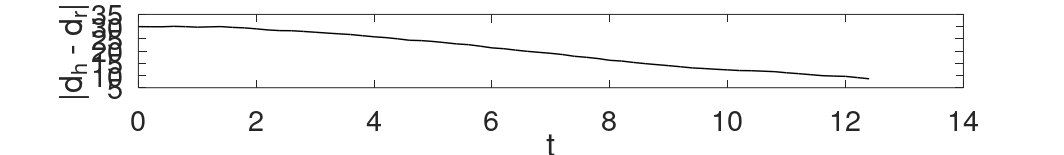
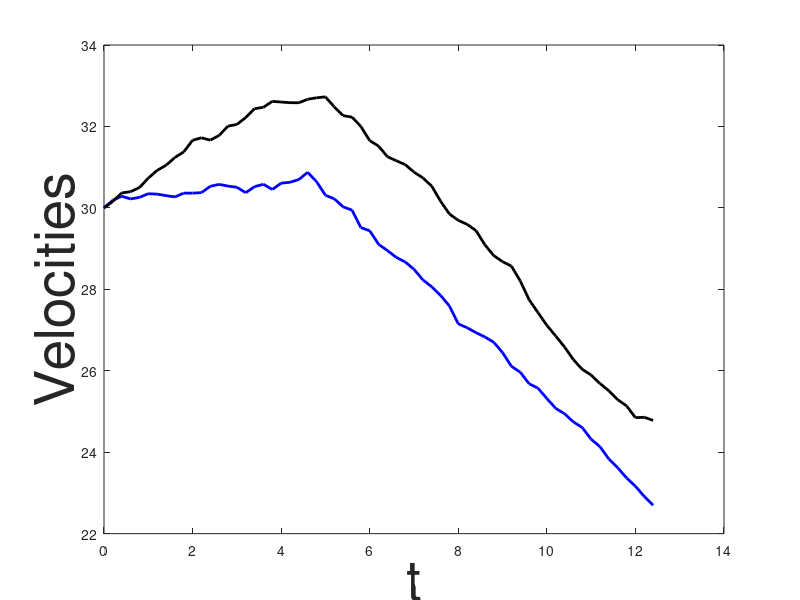

Write MATLAB code to recreate these figures, in order. (Note: this script raises an error after producing the figures.)
close all; clear all;

SimTime = 500;
num_cstate = 4;
num_q = 3;
deltaT = 0.2;

MatlabSimfile_Discrete = fopen('OutFiles/MatlabSimfile_Discrete.txt', 'r');
SimData_discrete = fscanf(MatlabSimfile_Discrete, '%f', [9 inf]);
fclose(MatlabSimfile_Discrete);
q_sim = SimData_discrete(1, :)';
x_sim = SimData_discrete(2:1+num_cstate, :)';
b_sim = SimData_discrete((num_cstate+2):(1+num_cstate+num_q), :);
control = SimData_discrete(end, :)';
time = 0:deltaT:(deltaT*(length(q_sim)-1));

mode = {'Oblivious', 'Aggressive', 'Courteous'};%, 'reasonable'};
driver_mode = mode{q_sim(1)}


%%
figureposition = [0 500 2048 300]; figurelinewidth = 1.5; figurefontsize = 40; markersize = 8;
savedir = './figures/';

% draw (x_t(1) - x_t(3))
figure('Position', figureposition)
plot(time, x_sim(:, 1) - x_sim(:, 3), 'k', 'LineWidth', figurelinewidth+0.5); hold on;
%plot(x_sim(:, 3), 'b', 'LineWidth', figurelinewidth+0.5); hold on;
xlabel('t', 'FontSize', figurefontsize);
ylabel('|d_h - d_r|', 'FontSize', figurefontsize);
%title('x(t)', 'FontSize', figurefontsize);hold on;
%legend('x_1(t)', 'x_2(t)', 'Location', [.9,.7,.1,.2]);
set(gca, 'FontSize', figurefontsize);
savepath = strcat(savedir, 'positions_APMPC_', driver_mode, '.png');
set(gcf,'PaperPositionMode','auto'); print(gcf, '-dpng', savepath);

% draw (x_t(2), x_t(4))
figure('Position', figureposition)
plot(time, x_sim(:, 2), 'b', 'LineWidth', figurelinewidth+0.5); hold on;
plot(time, x_sim(:, 4), 'k', 'LineWidth', figurelinewidth+0.5);
xlabel('t', 'FontSize', figurefontsize); ylabel('Velocities', 'FontSize', figurefontsize);
%title('v(t)', 'FontSize', figurefontsize);hold on;
legend('v_h(t)', 'v_r(t)', 'Location', [.9,.7,.1,.2]);
set(gca, 'FontSize', figurefontsize);
savepath = strcat(savedir, 'velocities_APMPC_', driver_mode, '.png');
set(gcf,'PaperPositionMode','auto'); print(gcf, '-dpng', savepath);

%draw P(t);
figure('Position', figureposition)
plot(time, b_sim(1, :), 'k', 'LineWidth', figurelinewidth); hold on;
plot(time, b_sim(2, :), 'b', 'LineWidth', figurelinewidth);
plot(time, b_sim(3, :), 'r', 'LineWidth', figurelinewidth);
xlabel('t', 'FontSize', figurefontsize); ylabel('P_t', 'FontSize', figurefontsize-5);
%title('P(q=0, t)', 'FontSize', figurefontsize);hold on;
legend('Oblivious', 'Aggressive', 'Courteous', 'Location', [.85,.6,.1,.2]);
set(gca,'YLim',[0 1], 'FontSize', figurefontsize);
savepath = strcat(savedir, 'P_t_APMPC_', driver_mode, '.png');
set(gcf,'PaperPositionMode','auto'); print(gcf, '-dpng', savepath);

% draw sigma(t)
figure('Position', figureposition)
plot(time, control, 'b', 'LineWidth', figurelinewidth);
xlabel('t', 'FontSize', figurefontsize); ylabel('u_r', 'FontSize', figurefontsize);
%title('\sigma (t)', 'FontSize', figurefontsize);hold on;
% set(gca,'YLim',[-0.5 2.5], 'FontSize', figurefontsize, ...
%     'YTick',[0 1 2], 'YTickLabel',['u = 0 '; 'u = 1 '; 'u = -1']);
savepath = strcat(savedir, 'sigmas_APMPC_', driver_mode, '.png');
set(gcf,'PaperPositionMode','auto'); print(gcf, '-dpng', savepath);

% draw all cars position
figure('Position', figureposition)
change_lane_pos = -50;
left_most_pos = -370;
length_car = 7;
width_car = 0.4;
    
plot([left_most_pos, change_lane_pos], [0, 0], 'k', 'LineWidth', figurelinewidth + 3); hold on;
plot([left_most_pos, 50], [2, 2], 'k', 'LineWidth', figurelinewidth + 3);
plot([left_most_pos, change_lane_pos], [-2, -2], 'k', 'LineWidth', figurelinewidth + 3);
plot([change_lane_pos, 0], [-2, 0], 'k', 'LineWidth', figurelinewidth + 3);
plot([0, 50], [0, 0], 'k', 'LineWidth', figurelinewidth + 3);
% title([mode{floor(q_sim(1)/3)+1} ' driver vs MPC without human model'], 'FontSize', figurefontsize);
set(gca, 'XLim', [left_most_pos 50], 'yticklabel',[], 'FontSize', figurefontsize);
drawStep = 4;
for i = 1:drawStep:size(x_sim, 1)
    rectangle('Position', [x_sim(i, 1) - length_car*0.5, 1 - width_car*0.5, length_car, width_car], ...
        'FaceColor', [1, 1, 1 - i/size(x_sim, 1)]);
    text(x_sim(i, 1) - length_car*0.5, 1 + width_car, [num2str(deltaT*(i-1)) 's'], 'FontSize', 20);
    if(x_sim(i, 3) < change_lane_pos)
        rectangle('Position', [x_sim(i, 3) - length_car*0.5, -1 - width_car*0.5, length_car, width_car], ...
            'FaceColor', [1- i/size(x_sim, 1), 1- i/size(x_sim, 1), 1- i/size(x_sim, 1)]);
        text(x_sim(i, 3) - length_car*0.5, -1 - width_car, [num2str(deltaT*(i-1)) 's'], 'FontSize', 20);
    elseif(x_sim(i, 3) >= change_lane_pos && x_sim(i, 3) < 0)
        y_tmp = - 2 / change_lane_pos * (x_sim(i, 3) - change_lane_pos/2);
        rectangle('Position', [x_sim(i, 3) - length_car*0.5, y_tmp - width_car*0.5, length_car, width_car], ...
            'FaceColor', [1- i/size(x_sim, 1), 1- i/size(x_sim, 1), 1- i/size(x_sim, 1)]);
        text(x_sim(i, 3) - length_car*0.5, y_tmp - width_car, [num2str(deltaT*(i-1)) 's'], 'FontSize', 20);
    else 
        rectangle('Position', [x_sim(i, 3) - length_car*0.5, 1 - width_car*0.5, length_car, width_car], ...
            'FaceColor', [1- i/size(x_sim, 1), 1- i/size(x_sim, 1), 1- i/size(x_sim, 1)]);
        text(x_sim(i, 3) - length_car*0.5, 1 - width_car, [num2str(deltaT*(i-1)) 's'], 'FontSize', 20);
    end
    
end
savepath = strcat(savedir, 'LaneMerging_APMPC_Sim_', driver_mode, '.png');
set(gcf,'PaperPositionMode','auto'); print(gcf, '-dpng', savepath);


%%
if(0)
    
figure('Position', figureposition)
savepath = strcat(savedir, 'LaneMergingSim_APMPC_', driver_mode, '.avi');
LaneMergingVideo = VideoWriter(savepath);
LaneMergingVideo.FrameRate = 20;
open(LaneMergingVideo);
for i = 1:size(x_sim, 1)
    plot([left_most_pos, change_lane_pos], [0, 0], 'k', 'LineWidth', figurelinewidth + 3); hold on;
    plot([left_most_pos, 50], [2, 2], 'k', 'LineWidth', figurelinewidth + 3);
    plot([left_most_pos, change_lane_pos], [-2, -2], 'k', 'LineWidth', figurelinewidth + 3);
    plot([change_lane_pos, 0], [-2, 0], 'k', 'LineWidth', figurelinewidth + 3);
    plot([0, 50], [0, 0], 'k', 'LineWidth', figurelinewidth + 3);
    title([mode{q_sim(1)} ' driver vs MPC.'], 'FontSize', figurefontsize);
    set(gca,'XLim', [left_most_pos 50], 'yticklabel',[], 'FontSize', figurefontsize);
    
    rectangle('Position', [x_sim(i, 1) - length_car*0.5, 1 - width_car*0.5, length_car, width_car], ...
        'FaceColor', 'b');
    if(x_sim(i, 3) < change_lane_pos)
        rectangle('Position', [x_sim(i, 3) - length_car*0.5, -1 - width_car*0.5, length_car, width_car], ...
            'FaceColor', 'k');
    elseif(x_sim(i, 3) >= change_lane_pos && x_sim(i, 3) < 0)
        y_tmp = - 2 / change_lane_pos * (x_sim(i, 3) - change_lane_pos/2);
        rectangle('Position', [x_sim(i, 3) - length_car*0.5, y_tmp - width_car*0.5, length_car, width_car], ...
            'FaceColor', 'k');
    else 
        rectangle('Position', [x_sim(i, 3) - length_car*0.5, 1 - width_car*0.5, length_car, width_car], ...
            'FaceColor', 'k');
    end
    hold off;
    frame = getframe(gcf);
    writeVideo(LaneMergingVideo, frame);
%     pause(1/LaneMergingVideo.FrameRate);
end

close(LaneMergingVideo);
 
    
end